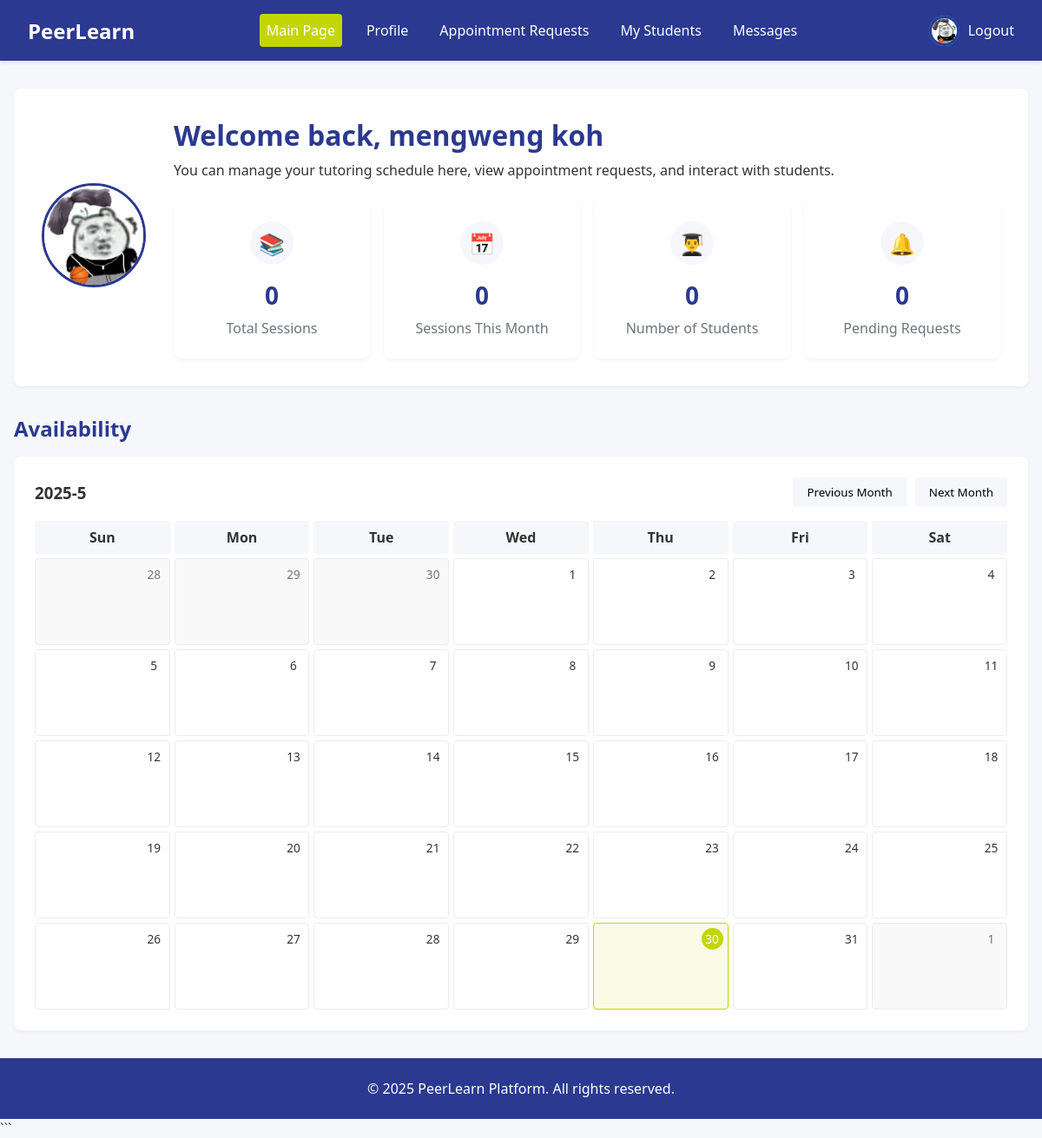
The app's page /tutor_main_page.php (signed in), older data.
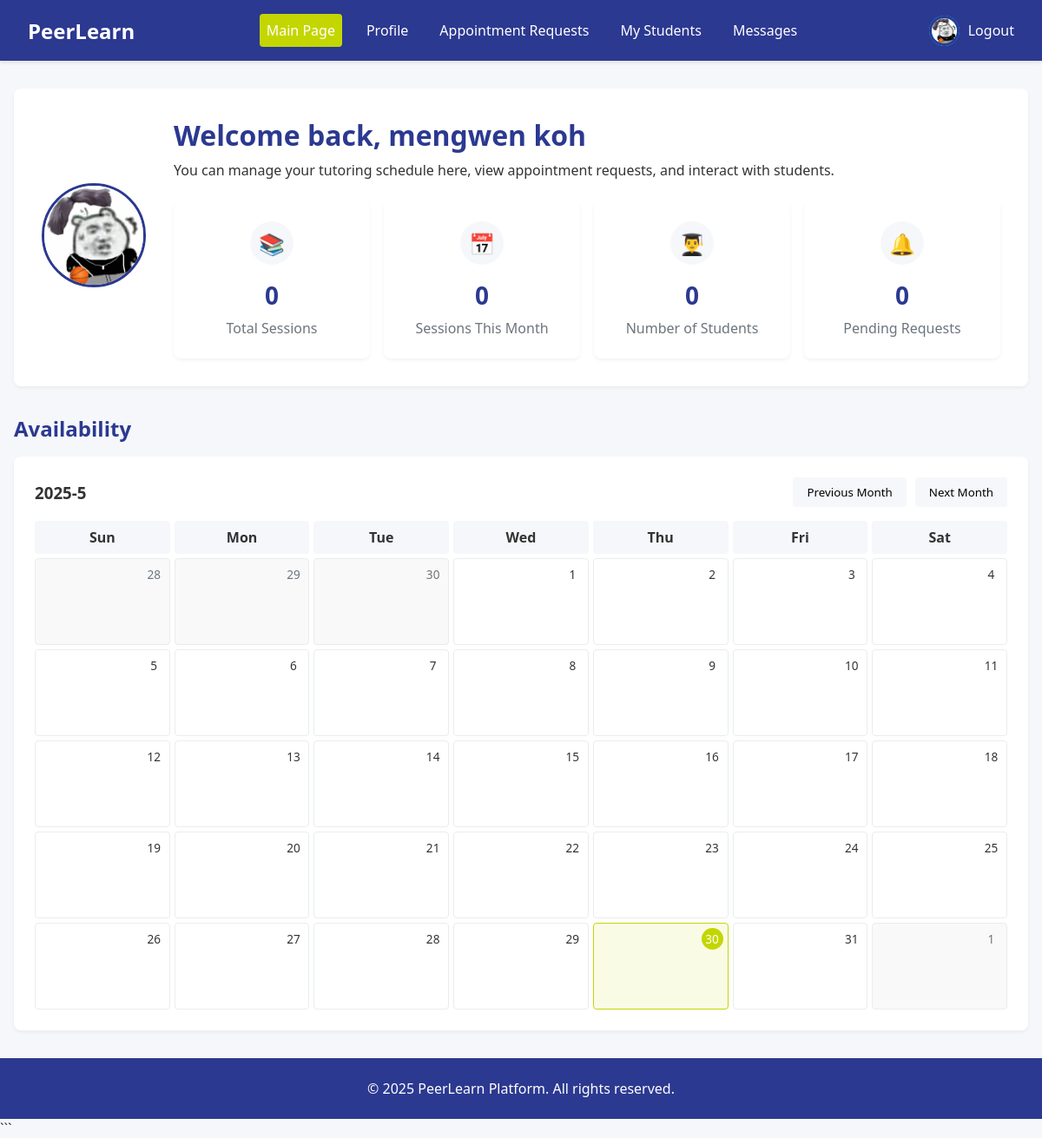
The same page, newer data.
### tables this page shows
CREATE TABLE `user` (
  `user_id` int(11) NOT NULL,
  `username` varchar(50) NOT NULL,
  `password` varchar(255) DEFAULT NULL,
  `email` varchar(100) NOT NULL,
  `role` enum('student','tutor','admin') NOT NULL,
  `first_name` varchar(50) NOT NULL,
  `last_name` varchar(50) NOT NULL,
  `phone` varchar(20) DEFAULT NULL,
  `profile_image` varchar(255) DEFAULT NULL,
  `is_active` tinyint(1) DEFAULT 1,
  `created_at` timestamp NOT NULL DEFAULT current_timestamp(),
  `last_login` datetime DEFAULT NULL
);

### tutor_main_page.php (the view, shortened to what the changed rows need)
<?php
require_once "db_connection.php";
$user_id = $_SESSION['user_id'];
$user_query = "SELECT username, email, role, first_name, last_name, phone, profile_image, created_at FROM user WHERE user_id = ?";
$stmt = $conn->prepare($user_query);
$stmt->bind_param("i", $user_id);
$stmt->execute();
$user_result = $stmt->get_result();
$user_data = $user_result->fetch_assoc();
$first_name = $user_data['first_name'] ?: '';
$last_name = $user_data['last_name'] ?: '';
$profile_image = $user_data['profile_image'];
?>
<!DOCTYPE html>
<html lang="en">
<head>
</head>
<body>
    <nav class="navbar">
        <div class="user-menu">
            <div class="user-avatar">
                <?php if($profile_image): ?>
                <img src="<?php echo htmlspecialchars($profile_image); ?>" alt="Profile" class="profile-image">
                <?php else: ?>
                <?php echo strtoupper(substr($first_name, 0, 1)); ?>
                <?php endif; ?>
            </div>
        </div>
    </nav>
    <main>
        <div class="welcome-section">
            <div class="profile-image-container">
                <?php if($profile_image): ?>
                <img src="<?php echo htmlspecialchars($profile_image); ?>" alt="Profile" class="profile-image">
                <?php else: ?>
                <div class="profile-image-placeholder"><?php echo strtoupper(substr($first_name, 0, 1)); ?></div>
                <?php endif; ?>
            </div>
            <div class="welcome-info">
                <h1 class="welcome-title">
                    Welcome back, <?php echo htmlspecialchars($first_name . ' ' . $last_name); ?>
                </h1>
                <p>You can manage your tutoring schedule here, view appointment requests, and interact with students.</p>
                <div class="stats-container">
                    <div class="stat-card">
                    </div>
                    <div class="stat-card">
                    </div>
                    <div class="stat-card">
                    </div>
                    <div class="stat-card">
                    </div>
                </div>
            </div>
        </div>
        <div class="section-title">
            <h2>Availability</h2>
        </div>
    </main>
</body>
</html>

Row changes from the older to the newer data that the page shows:
changed user: first_name+last_name "mengweng koh" → "mengwen koh"
